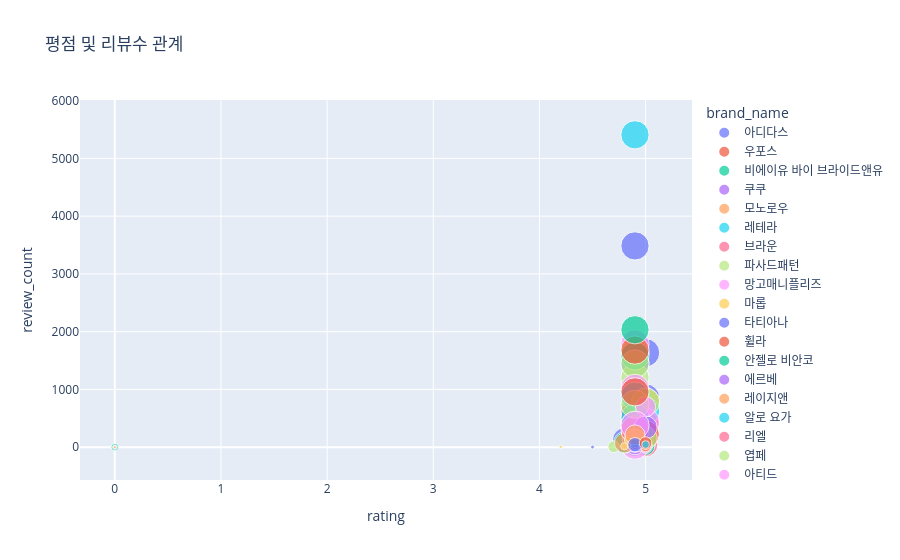

The cell this chart's notebook holds for it:
### Code cell
fig = px.scatter(
    df,
    x="rating",
    y="review_count",
    color="brand_name",
    size="like_count",
    title="평점 및 리뷰수 관계"
)

fig.show()
